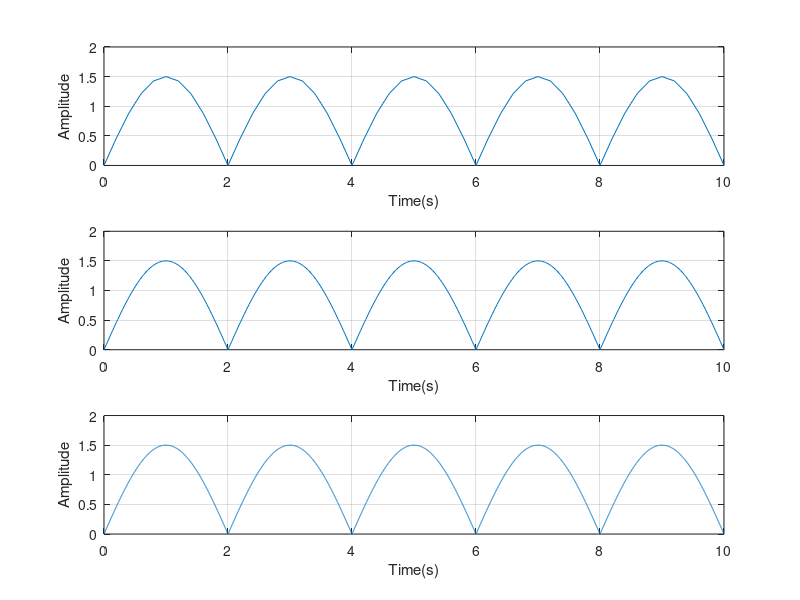

MATLAB code for this plot:
t1=0:0.2:10;                   
s1=abs(1.5*sin(2*pi*0.25*t1)); 
subplot(3,1,1)
plot(t1,s1),grid
xlabel('Time(s)')
ylabel('Amplitude')

t2=0:0.02:10;
s2=abs(1.5*sin(2*pi*0.25*t2));
subplot(3,1,2)
plot(t2,s2),grid
xlabel('Time(s)')
ylabel('Amplitude')

t3=0:0.002:10;
s3=abs(1.5*sin(2*pi*0.25*t3));
subplot(3,1,3)
plot(t3,s3),grid
xlabel('Time(s)')
ylabel('Amplitude')


    